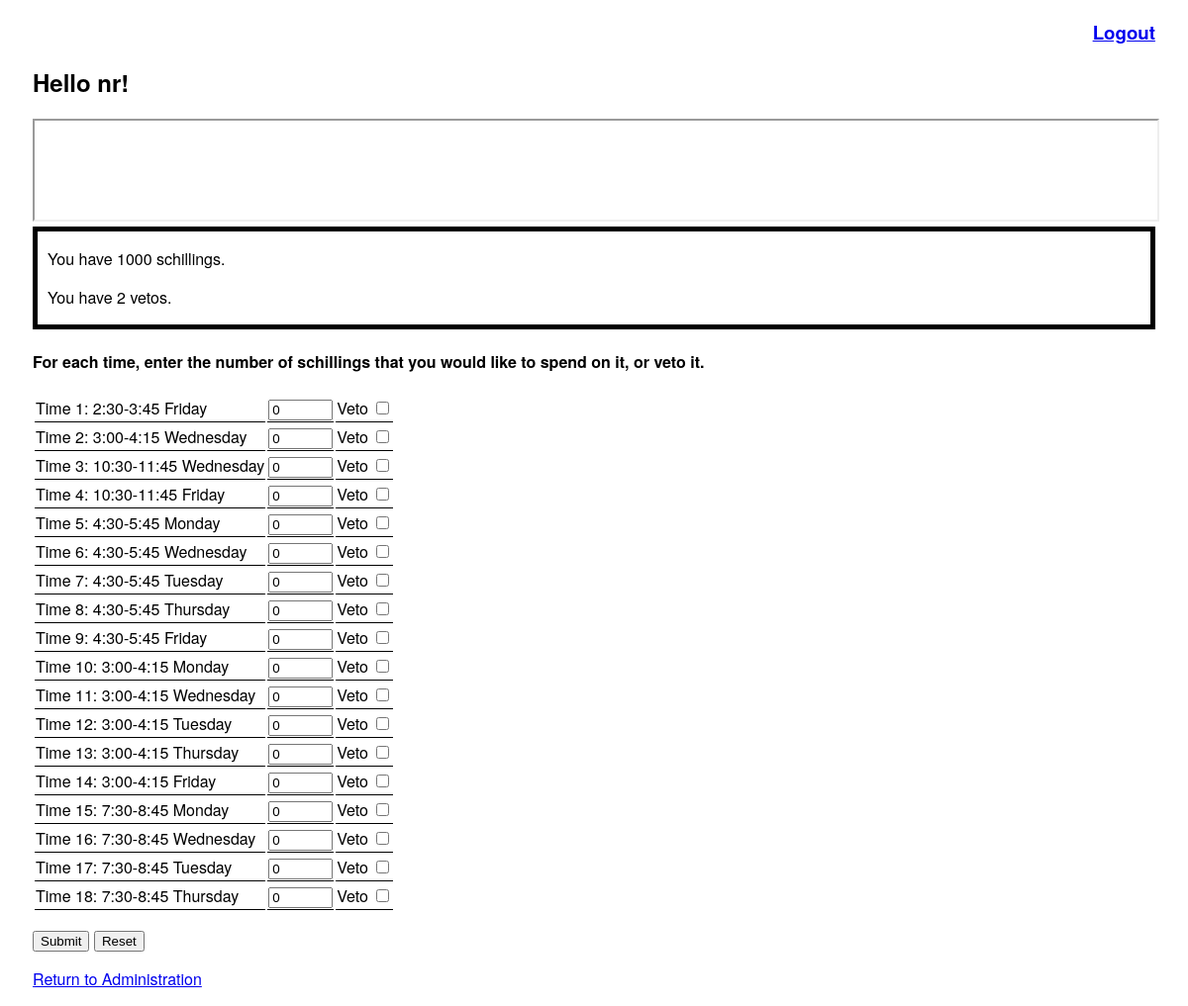
Screenshot of /vote.php (signed in) with the database file from the repository.
### tables this page shows
CREATE TABLE schedule_times
(
	time_id SMALLINT(3) NOT NULL AUTO_INCREMENT,
	time_descr VARCHAR(60) NOT NULL,
	instructor VARCHAR(20) NOT NULL,
	active TINYINT(1) NOT NULL DEFAULT 1,
	PRIMARY KEY(time_id)
);

### dblib.php (called while the page is built, shortened)
<?php
	function getTimes()
	{
		$results = array();
		$result = mysql_query("SELECT time_id, time_descr, instructor FROM schedule_times WHERE active = 1 ORDER BY time_id");
		if (!result) {
			$message  = 'Invalid query: ' . mysql_error() . "\n";
			$message .= 'Whole query: ' . $query;
			die($message);
		}
		else {
			while ($row = mysql_fetch_assoc($result)) {
				array_push($results, $row);
			}
		}
		return $results;
	}
?>

### vote.php (the view, shortened to what this page needs)
<?php
	require_once('dblib.php');
	$times = getTimes();
?>
<!DOCTYPE html>
<html>
<head>
<link href="default.css" rel="stylesheet" type="text/css" />
</head>
<body onload="initCurrency()">
<h3 class="rt"><a href="logout.php">Logout</a></h3>
<h2>Hello <?= $_SESSION['login'] ?>!</h2>
<?php
	$errors = false;
	if (!empty($_POST) && !$errors) {
		insertVotes($_SESSION['login'], $_POST, $times);
		echo '<p>Thanks for your submission.  You can <a href="logout.php">log out</a> now.</p>';
	}
	else {
?>
<iframe src="http://www.cs.tufts.edu/~nr/comp105/section.html" width="100%" height="100" /></iframe>
<div id="currency"></div>
<h4>For each time, enter the number of schillings that you would like to spend on it, or veto it.</h4>
<form id="vote" action="vote.php" method="post" onreset="initCurrency()">
<table>
<?php
	foreach ($times as $b) {
		print '<tr><td>Time '. $b['time_id'] . ': ' . $b['time_descr'] . '</td><td><input type="text" name="time' . $b['time_id'] . '" id="time' . $b['time_id'] . '" size="5" value="0" onchange="updateCurrency()" /></td><td>Veto <input type="checkbox" name="veto' . $b['time_id'] . '" id="veto' . $b['time_id'] . '" onchange="updateCurrency()" /></td></tr></p>';
	}
?>
</table>
<p><button type="button" onclick="checkSubmission()">Submit</button> <input type="reset" /></p>
</form>
<?php
	}
	require_once('footer.php');
?>

### default.css (style rules this page uses)
body { padding-right: 25px; padding-left: 25px; font-family: Helvetica Neue,Arial,Helvetica,sans-serif; }
.rt { text-align: right; }
#currency { padding-left: 10px; border-style: solid; border-width: 5px; }
td { border-bottom-style: solid; border-bottom-width: 1px; vertical-align: top; }

### rows the page displays
schedule_times: time_id "1", time_descr "2:30-3:45 Friday"
schedule_times: time_id "2", time_descr "3:00-4:15 Wednesday"
schedule_times: time_id "3", time_descr "10:30-11:45 Wednesday"
schedule_times: time_id "4", time_descr "10:30-11:45 Friday"
schedule_times: time_id "5", time_descr "4:30-5:45 Monday"
schedule_times: time_id "6", time_descr "4:30-5:45 Wednesday"
schedule_times: time_id "7", time_descr "4:30-5:45 Tuesday"
schedule_times: time_id "8", time_descr "4:30-5:45 Thursday"
schedule_times: time_id "9", time_descr "4:30-5:45 Friday"
schedule_times: time_id "10", time_descr "3:00-4:15 Monday"
schedule_times: time_id "11", time_descr "3:00-4:15 Wednesday"
schedule_times: time_id "12", time_descr "3:00-4:15 Tuesday"
schedule_times: time_id "13", time_descr "3:00-4:15 Thursday"
schedule_times: time_id "14", time_descr "3:00-4:15 Friday"
schedule_times: time_id "15", time_descr "7:30-8:45 Monday"
schedule_times: time_id "16", time_descr "7:30-8:45 Wednesday"
schedule_times: time_id "17", time_descr "7:30-8:45 Tuesday"
schedule_times: time_id "18", time_descr "7:30-8:45 Thursday"

### other values shown
$_SESSION['login'] "nr"
